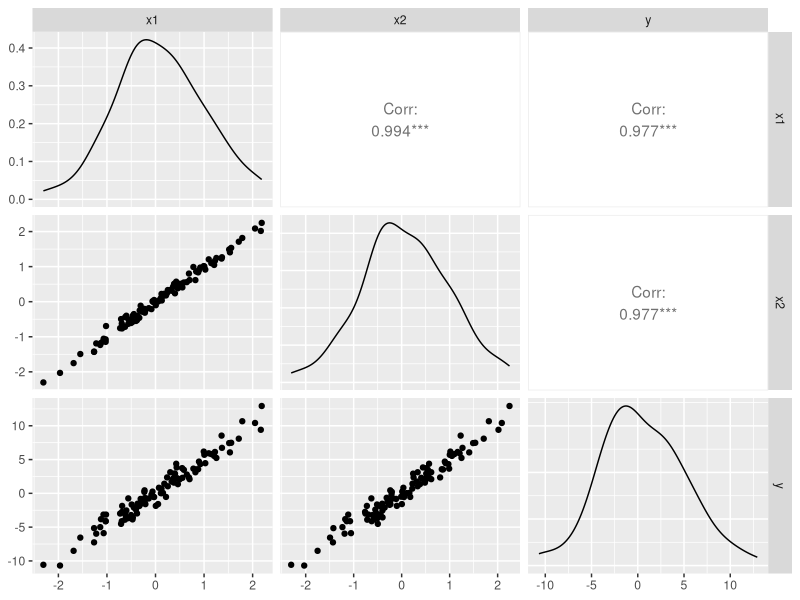
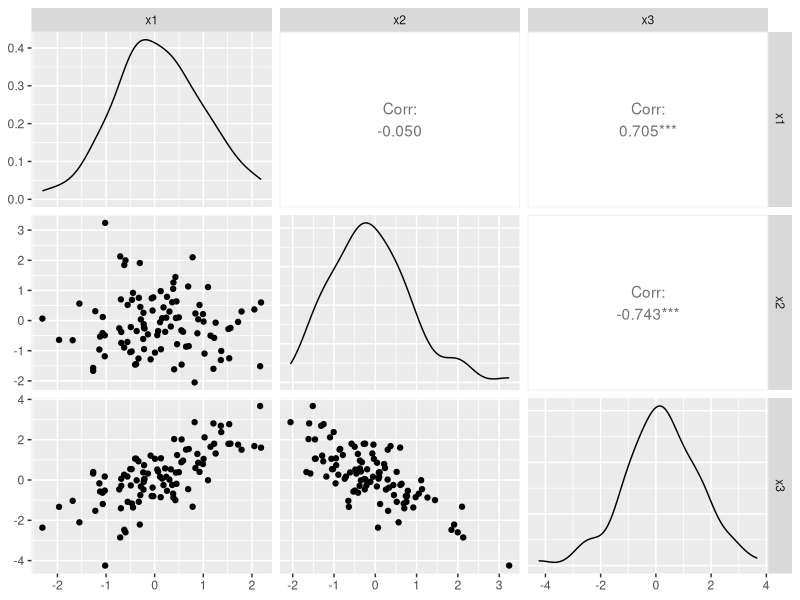
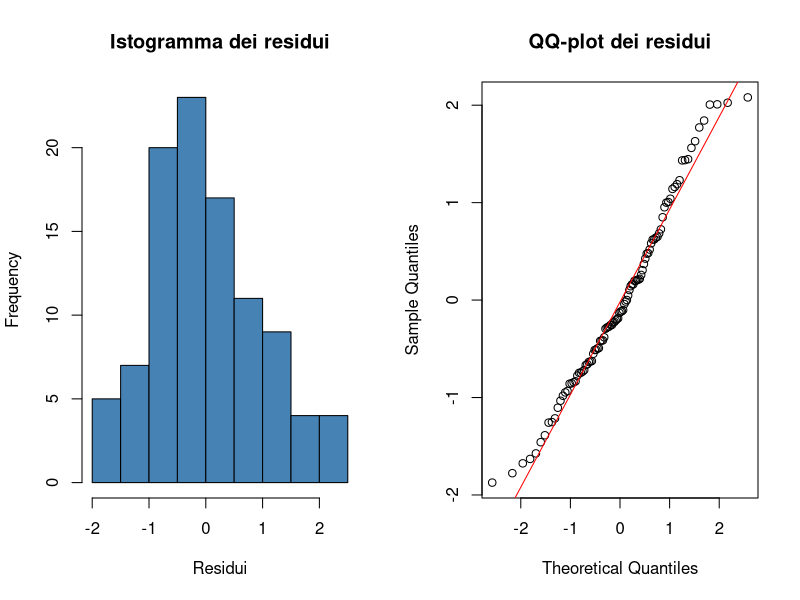
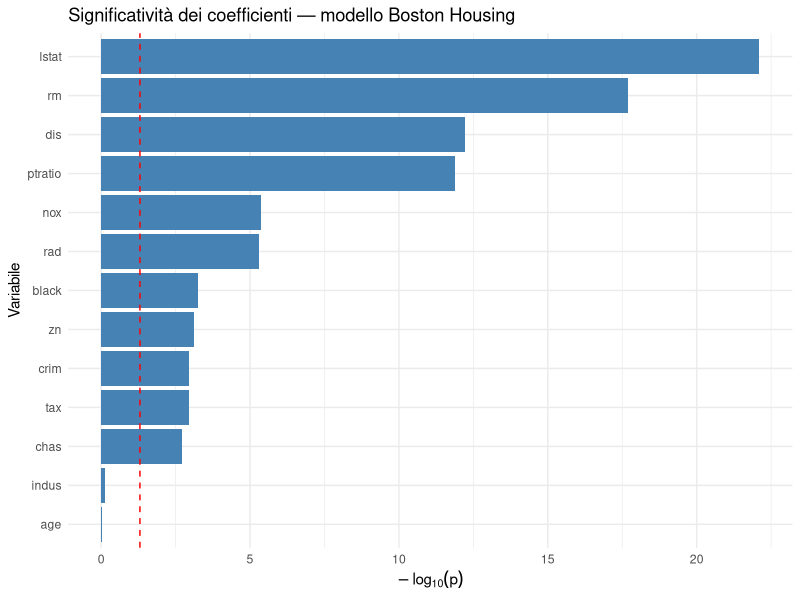
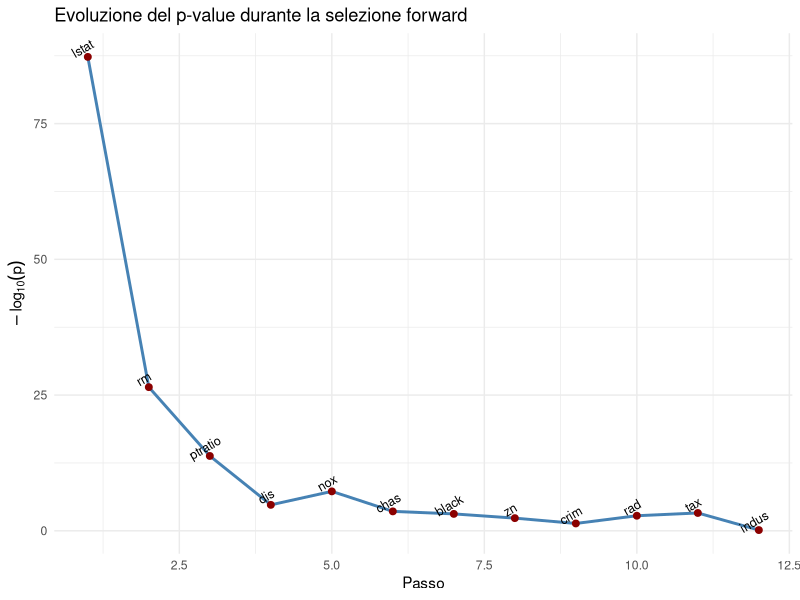
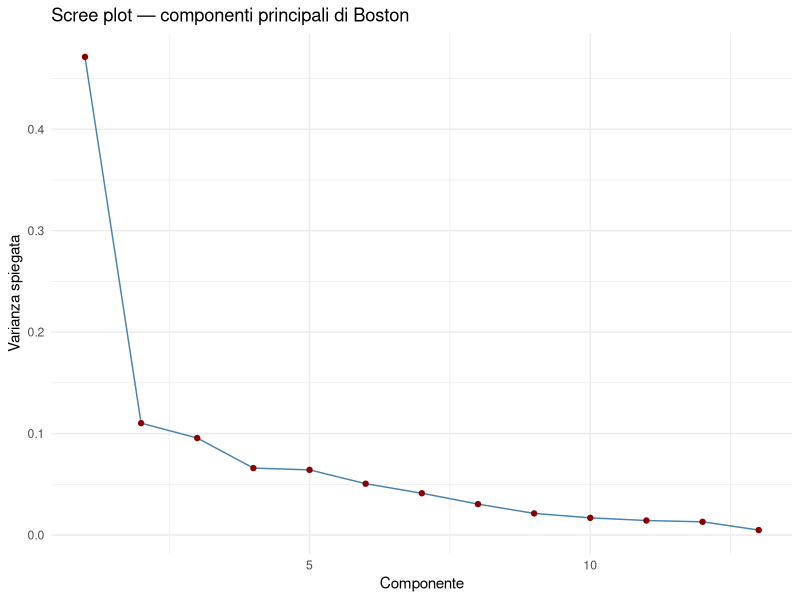
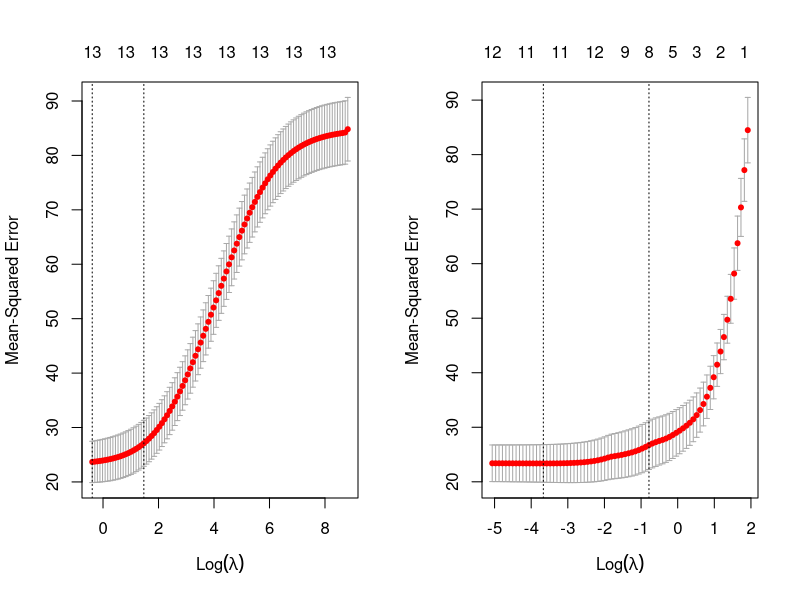
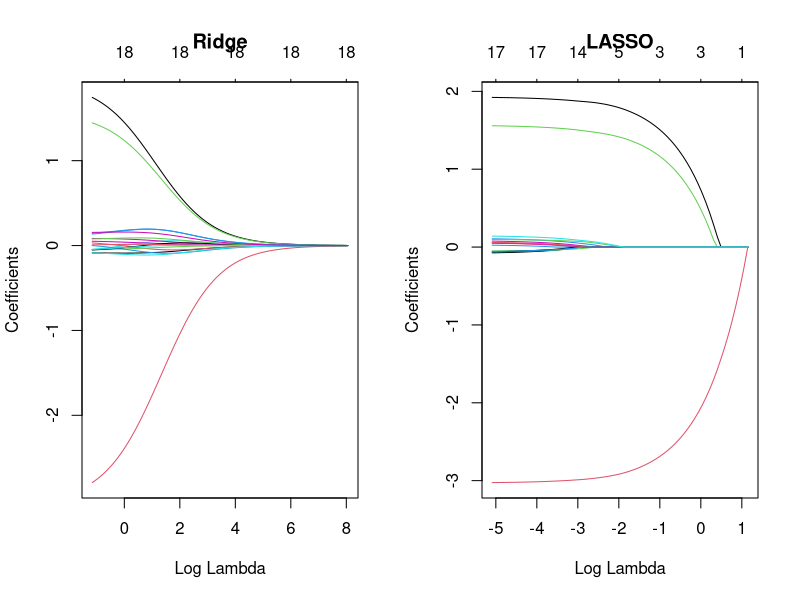

These charts were generated, in order, by the following R code:
## ---- chunk 1
#| label: collinearita-esempio-1
set.seed(123)
n <- 100
x1 <- rnorm(n)
x2 <- x1 + rnorm(n, sd = 0.1)  # collinearità forte
y <- 3 * x1 + 2 * x2 + rnorm(n)
df_col <- data.frame(x1 = x1, x2 = x2, y = y)

model_col <- lm(y ~ x1 + x2, data = df_col)
summary(model_col)$coefficients
## ---- chunk 2
#| label: collinearita-esempio-2
set.seed(12)
n <- 100
x1 <- rnorm(n)
x2 <- x1 + rnorm(n, sd = 0.1)
y <- 3 * x1 + 2 * x2 + rnorm(n)
df_col2 <- data.frame(x1 = x1, x2 = x2, y = y)

model_col2 <- lm(y ~ x1 + x2, data = df_col2)
summary(model_col2)$coefficients
## ---- chunk 3
#| label: instabilita-simulazione
set.seed(1)
n <- 100
n_rep <- 200
beta1 <- numeric(n_rep)
beta2 <- numeric(n_rep)

for (i in 1:n_rep) {
  x1_s <- rnorm(n)
  x2_s <- x1_s + rnorm(n, sd = 0.1)
  y_s <- 3 * x1_s + 2 * x2_s + rnorm(n)
  fit_s <- lm(y_s ~ x1_s + x2_s)
  beta1[i] <- coef(fit_s)["x1_s"]
  beta2[i] <- coef(fit_s)["x2_s"]
}

data.frame(
  coefficiente = c("beta1 (vero 3)", "beta2 (vero 2)"),
  media = c(mean(beta1), mean(beta2)),
  sd = c(sd(beta1), sd(beta2))
)
## ---- chunk 4
#| label: correlogramma-collinearita
#| message: false
#| warning: false
library(GGally)
ggpairs(df_col, columns = 1:3)
## ---- chunk 5
#| label: multicollinearita-generazione
set.seed(123)
n <- 100

x1 <- rnorm(n, mean = 0, sd = 1)
x2 <- rnorm(n, mean = 0, sd = 1)          # x1 e x2 indipendenti
x3 <- x1 - x2 + rnorm(n, sd = 1e-2)       # x3 quasi combinazione lineare di x1, x2

y <- 1 + 2 * x1 + 3 * x2 - x3 + rnorm(n, sd = 0.5)
df_mc <- data.frame(y = y, x1 = x1, x2 = x2, x3 = x3)

fit_mc <- lm(y ~ x1 + x2 + x3, data = df_mc)
## ---- chunk 6
#| label: multicollinearita-correlogramma
#| message: false
#| warning: false
ggpairs(df_mc, columns = 2:4)
## ---- chunk 7
#| label: multicollinearita-vif-kappa
#| message: false
library(car)

vif(fit_mc)

X_mc <- model.matrix(fit_mc)
kappa(X_mc)
## ---- chunk 8
#| label: gaussianita-residui-visuale
par(mfrow = c(1, 2))
hist(resid(model_col), main = "Istogramma dei residui", xlab = "Residui", col = "steelblue")
qqnorm(resid(model_col), main = "QQ-plot dei residui")
qqline(resid(model_col), col = "red")
## ---- chunk 9
#| label: boston-ttest
data(Boston, package = "MASS")
model_full <- lm(medv ~ ., data = Boston)
round(summary(model_full)$coefficients[, c(1, 4)], 4)
## ---- chunk 10
#| label: boston-ttest-plot
library(ggplot2)
coef_summary <- summary(model_full)$coefficients
coef_df <- data.frame(
  Variable = rownames(coef_summary),
  PValue = coef_summary[, "Pr(>|t|)"]
)
ggplot(coef_df[-1, ], aes(x = reorder(Variable, -PValue), y = -log10(PValue))) +
  geom_bar(stat = "identity", fill = "steelblue") +
  geom_hline(yintercept = -log10(0.05), color = "red", linetype = "dashed") +
  labs(title = "Significatività dei coefficienti — modello Boston Housing",
       x = "Variabile", y = expression(-log[10](p))) +
  theme_minimal() +
  coord_flip()
## ---- chunk 11
#| label: boston-aic-bic
model_lstat <- lm(medv ~ lstat, data = Boston)
model_lstat_nox <- lm(medv ~ lstat + nox, data = Boston)

data.frame(
  Modello = c("solo lstat", "lstat + nox", "tutte le variabili"),
  AIC = c(AIC(model_lstat), AIC(model_lstat_nox), AIC(model_full)),
  BIC = c(BIC(model_lstat), BIC(model_lstat_nox), BIC(model_full))
)
## ---- chunk 12
#| label: boston-forward-ttest
alpha_in <- 0.05
current_vars <- c()
remaining_vars <- setdiff(names(Boston), "medv")

get_best_p <- function(vars_in, vars_out) {
  sapply(vars_out, function(v) {
    f <- as.formula(paste("medv ~", paste(c(vars_in, v), collapse = " + ")))
    summary(lm(f, data = Boston))$coefficients[v, 4]
  })
}

steps <- data.frame(Step = integer(), Variable = character(), PValue = numeric())

repeat {
  pvals <- get_best_p(current_vars, remaining_vars)
  best_var <- names(which.min(pvals))
  best_p <- min(pvals)
  steps <- rbind(steps, data.frame(Step = nrow(steps) + 1, Variable = best_var, PValue = best_p))
  if (best_p < alpha_in) {
    current_vars <- c(current_vars, best_var)
    remaining_vars <- setdiff(remaining_vars, best_var)
  } else break
}

steps
## ---- chunk 13
#| label: boston-forward-plot
ggplot(steps, aes(x = Step, y = -log10(PValue))) +
  geom_line(linewidth = 1, color = "steelblue") +
  geom_point(size = 2, color = "darkred") +
  geom_text(aes(label = Variable), vjust = -0.5, size = 3.2, angle = 30) +
  labs(title = "Evoluzione del p-value durante la selezione forward",
       x = "Passo", y = expression(-log[10](p))) +
  theme_minimal()
## ---- chunk 14
#| label: boston-stepaic
#| message: false
#| results: hide
library(MASS)
model_null <- lm(medv ~ 1, data = Boston)

step_aic <- stepAIC(model_null,
                     scope = list(lower = model_null, upper = model_full),
                     direction = "both", trace = FALSE)
## ---- chunk 15
#| label: boston-stepaic-formula
formula(step_aic)
## ---- chunk 16
#| label: boston-stepbic
#| results: hide
step_bic <- step(model_full, direction = "backward",
                  k = log(nrow(Boston)), trace = FALSE)
## ---- chunk 17
#| label: boston-stepbic-formula
formula(step_bic)
## ---- chunk 18
#| label: boston-pca-scree
pca_boston <- prcomp(scale(Boston[, -14]))
var_explained <- pca_boston$sdev^2 / sum(pca_boston$sdev^2)
var_df <- data.frame(Component = seq_along(var_explained), VarianceExplained = var_explained)

ggplot(var_df, aes(x = Component, y = VarianceExplained)) +
  geom_line(color = "steelblue") + geom_point(color = "darkred") +
  labs(title = "Scree plot — componenti principali di Boston", x = "Componente", y = "Varianza spiegata") +
  theme_minimal()
## ---- chunk 19
#| label: boston-pcr
lm_pcr <- lm(Boston$medv ~ pca_boston$x[, 1:3])
summary(lm_pcr)$r.squared
## ---- chunk 20
#| label: boston-ridge
#| message: false
library(glmnet)

X_boston <- model.matrix(medv ~ ., Boston)[, -1]
y_boston <- Boston$medv

set.seed(1)
cv_ridge <- cv.glmnet(X_boston, y_boston, alpha = 0)
plot(cv_ridge)
## ---- chunk 21
#| label: boston-ridge-coef
coef(cv_ridge, s = "lambda.min")
## ---- chunk 22
#| label: boston-lasso
set.seed(1)
cv_lasso <- cv.glmnet(X_boston, y_boston, alpha = 1)
plot(cv_lasso)
## ---- chunk 23
#| label: boston-lasso-coef
coef(cv_lasso, s = "lambda.min")
## ---- chunk 24
#| label: ridge-lasso-path
set.seed(7)
n <- 200
p_rilevanti <- 3
p_rumore <- 15

X_sim <- matrix(rnorm(n * (p_rilevanti + p_rumore)), n, p_rilevanti + p_rumore)
beta_veri <- c(2, -3, 1.5, rep(0, p_rumore))
y_sim <- X_sim %*% beta_veri + rnorm(n)

fit_ridge_path <- glmnet(X_sim, y_sim, alpha = 0)
fit_lasso_path <- glmnet(X_sim, y_sim, alpha = 1)

par(mfrow = c(1, 2))
plot(fit_ridge_path, xvar = "lambda", main = "Ridge")
plot(fit_lasso_path, xvar = "lambda", main = "LASSO")
